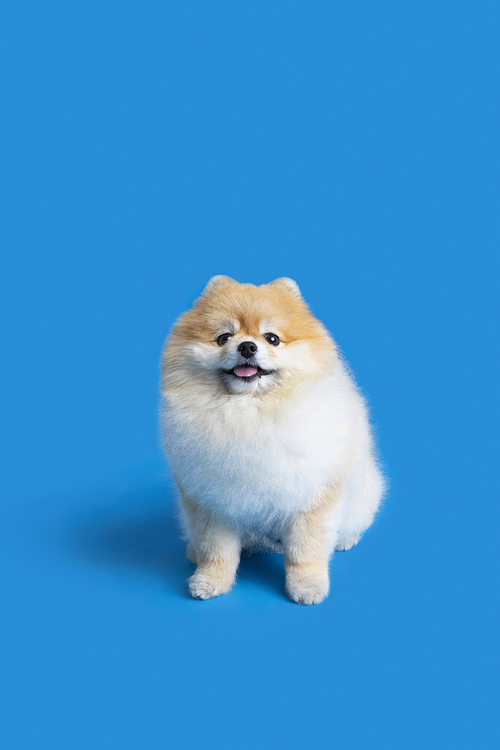
#> input picture 202212008462_500.jpg, 500 x 750 px, found by its file name
$ python cvimage10.py
#> lines starting #> are read from the running program, lines starting #| are printed output that depends on the picture; after the words box and inside, x2 and y2 are one past the last pixel; in counts of white or black regions, pixels touching at a corner belong together
import cv2

src = cv2.imread("pythonAIobj/202212008462_500.jpg")
#> src is the input picture: shape (750, 500, 3); mean B, G, R 208.5, 146.7, 59.3
gray = cv2.cvtColor(src, cv2.COLOR_BGR2GRAY)
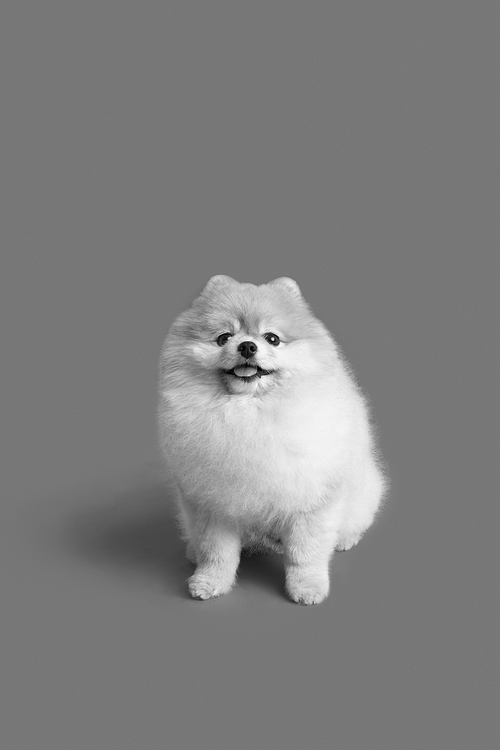
#> gray: shape (750, 500); min 0, max 252, mean 127.7
dst = cv2.adaptiveThreshold(gray, 255, cv2.ADAPTIVE_THRESH_MEAN_C, cv2.THRESH_BINARY, 21, 4)
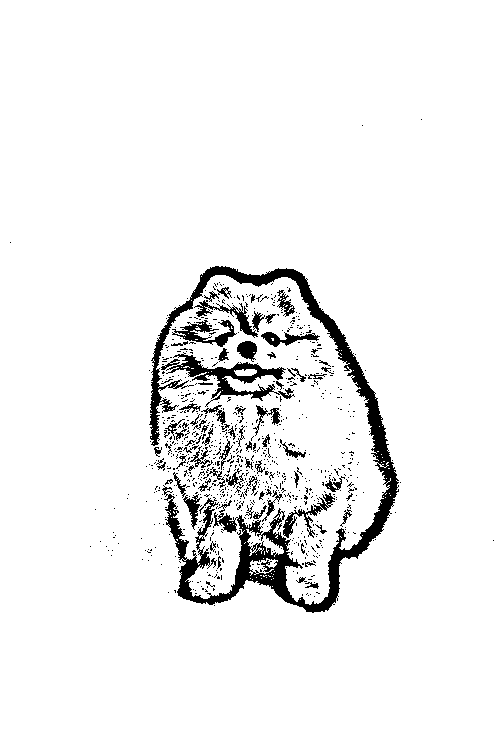
#> dst: shape (750, 500); 94.1% white; 818 black regions (746 under 20 px), largest, box (x1, y1, x2, y2) and area: (149, 266, 399, 613) 11819, (161, 352, 295, 407) 1825, (172, 320, 237, 347) 670
cv2.imshow('dst', dst)
cv2.waitKey()
cv2.destroyAllWindows()
